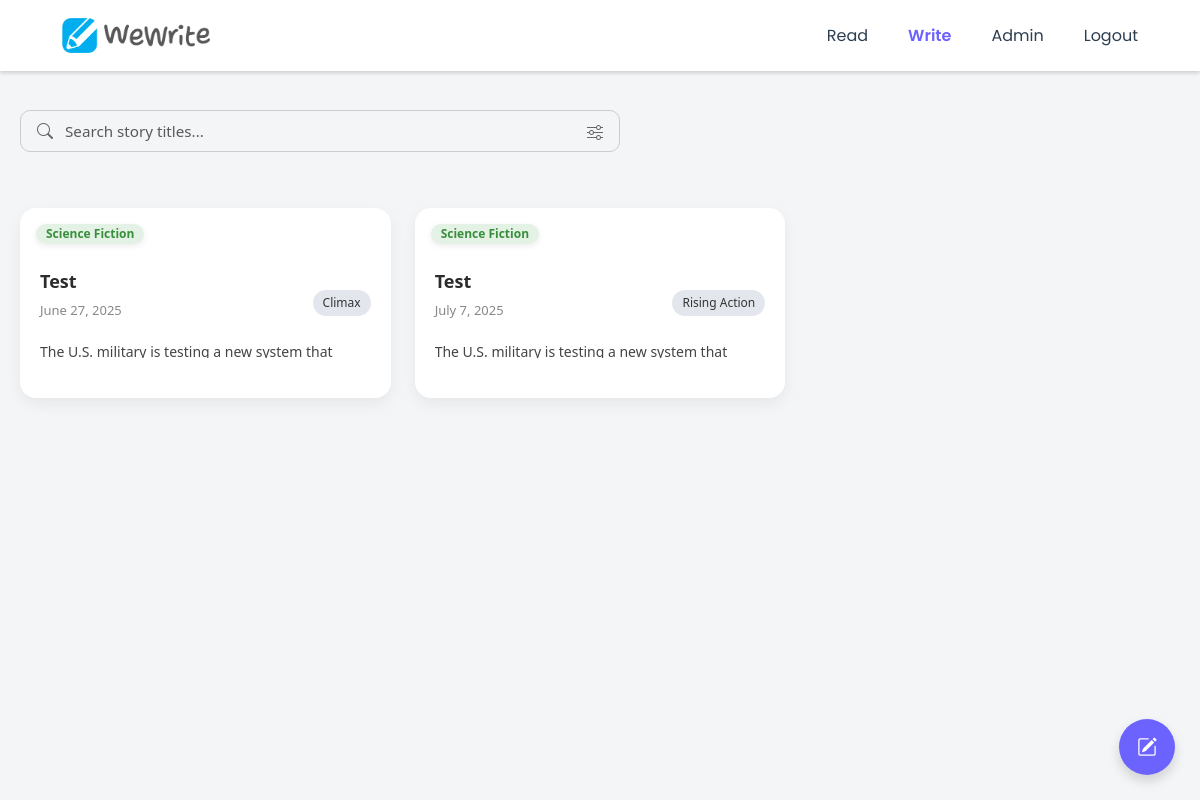
Before: /main/ (signed in) with the older database file.
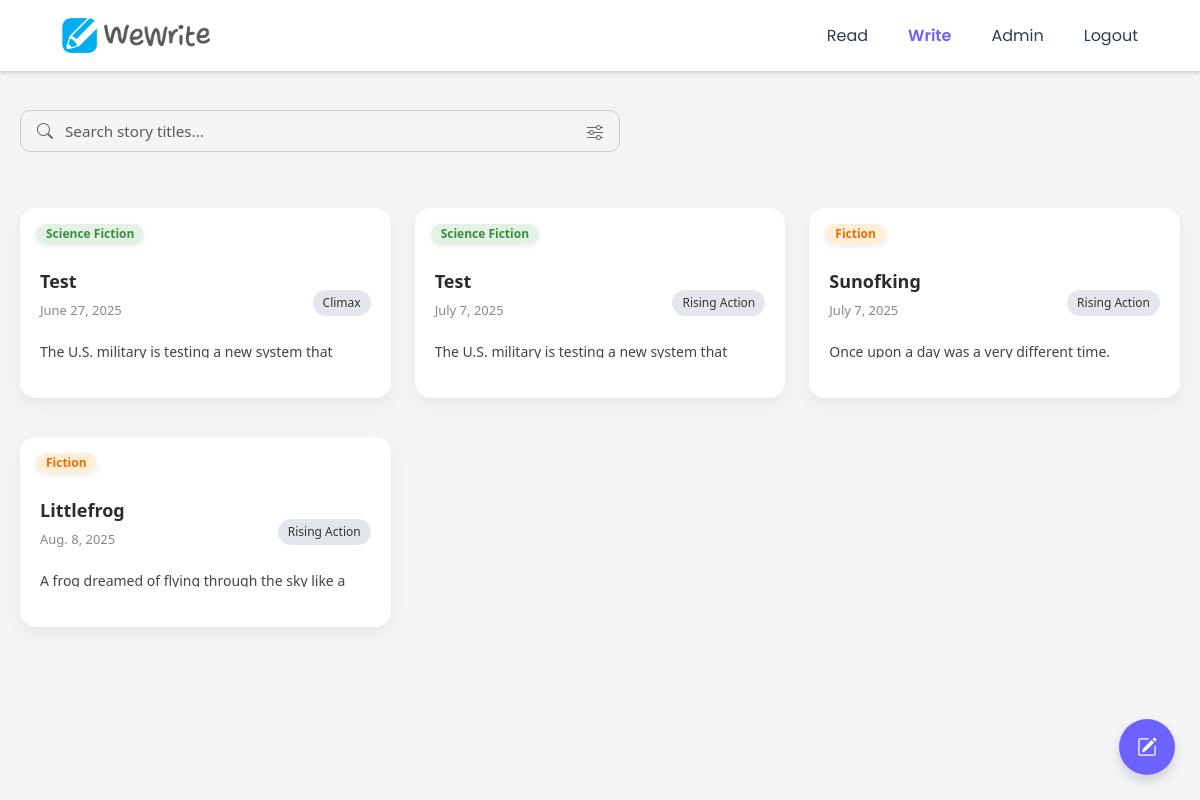
After: the same page with the newer database file.
### story/models.py (models this page shows)
class Story(models.Model):
    GENRE_CHOICES = [
        (1, 'Fiction'),
        (2, 'Science Fiction'),
        (3, 'Historical Fiction'),
        (4, 'Mystery'),
        (5, 'Fantasy'),
        (6, 'Romance'),
    ]
    STATUS_CHOICES = [
        (1, 'pending'),
        (2, 'published'),
    ]
    user = models.ForeignKey(CustomUser, on_delete=models.CASCADE)
    started_date = models.DateField(default='2000-01-01', null=True, blank=True)
    title = models.TextField(max_length=250, null=True, blank=True)
    genre = models.ForeignKey(Genre, on_delete=models.CASCADE)
    main_character = models.TextField(max_length=250, null=True, blank=True)
    time_setting = models.TextField(max_length=250, null=True, blank=True)
    suggested_keyword = models.TextField(max_length=250, null=True, blank=True)
    exposition_summary = models.TextField(max_length=10000, null=True, blank=True)
    status = models.IntegerField(choices=STATUS_CHOICES, default=1)
    def __str__(self):
        return "_".join([self.user.username, str(self.started_date), self.title])

class Genre(models.Model):
    name = models.CharField(max_length=50, unique=True)
    is_active = models.BooleanField(default=True)
    image = models.ImageField(upload_to='genre_images/', null=True, blank=True)  # Add this line
    def __str__(self):
        return self.name

### suhyun_nlp/views.py (the view)
# urls.py: path('main/', views.to_main, name='to-main'),
@login_required
def to_main(request):
    curr_user = request.user
    username = curr_user.username
    isAdmin = curr_user.is_staff
    author_stages = Stage.objects.filter(user=curr_user, status=3)
    if len(author_stages)>=0:
        new_story_available = True
    else:
        new_story_available = False
    all_storys = Story.objects.all().order_by('started_date')
    story_list = []
    story_last_stage_part_list = []
    all_stages = list(Stage.objects.all().order_by('pk'))
    for story in all_storys:
        curr_story_stage_list = []
        for all_stage in all_stages:
            if all_stage.story == story:
                curr_story_stage_list.append(all_stage)
        if not curr_story_stage_list:
            continue  # skip if no stages yet
        if len(curr_story_stage_list) == 5:
            continue  # completed
        if not any(stage.status == 3 for stage in curr_story_stage_list):
            continue  # not started properly
        story_list.append(story)
        story_last_stage_part_list.append(curr_story_stage_list[-1].PART_CHOICES[curr_story_stage_list[-1].part][1])
    story_exposition_list = [story.exposition_summary for story in story_list]
    story_pk_list = [story.pk for story in story_list]
    story_genre_list = [story.genre for story in story_list]
    story_title_list = [story.title for story in story_list]
    all_genres = Genre.objects.all().order_by('pk')
    all_genres_pk_list = [genre.pk for genre in all_genres]
    story_tuple_list = [] # (story , exposition, pk, genre, title)
    for i in range(len(story_list)):
        story_tuple_list.append((story_list[i], story_exposition_list[i], story_pk_list[i], story_genre_list[i], story_title_list[i], story_last_stage_part_list[i]))
    print(story_tuple_list)
    context = {
        'username': username,
        'isLogin': True,
        'isAdmin': isAdmin,
        'story_list': story_list,
        'story_exposition_list': story_exposition_list,
        'story_pk_list': story_pk_list,
        'story_genre_list': story_genre_list,
        'story_title_list': story_title_list,
        'story_tuple_list': story_tuple_list,
        'new_story_available': new_story_available,
        'all_genres': all_genres
    }
    return render(request, 'main.html', context)

### suhyun_nlp/templates/main.html (shortened to what this page needs)
{% extends 'header.html' %}
{% block board %}
<!DOCTYPE html>
<html lang="en">
<head>
</head>
<body>
<div class="top-bar">
  <div class="search-container d-flex align-items-center px-3 py-1 mb-3">
    <i class="bi bi-search me-2" style="font-size: 1rem; color: #666;"></i>
    <input type="text" id="boardSearchInput" class="form-control border-0 shadow-none bg-transparent p-0 ps-1"
           placeholder="Search story titles...">
    <div class="dropdown">
      <button class="btn border-0 bg-transparent p-0 ms-2"
              type="button"
              id="boardGenreDropdown"
              data-bs-toggle="dropdown"
              data-bs-display="static"
              aria-expanded="false">
        <i class="bi bi-sliders" style="font-size: 1rem; color: #666;"></i>
      </button>
    </div>
  </div>
</div>
<div id="story-grid" class="grid">
  {% for story, exposition, pk, genre, title, last_part in story_tuple_list %}
  <div class="grid-item genre-{{ genre.name|lower|cut:' ' }}">
    <a href="{% url 'to-collaborate' pk %}" class="w-100 text-decoration-none">
      <div class="post-card">
        <span class="genre {{ genre.name|slugify }}">{{ genre.name | title }}</span>
        <div class="post-title">{{ title|striptags|cut:" "|title }}</div>
        <div class="post-date">{{ story.started_date }}</div>
        <div class="post-content mt-2">{{ exposition|truncatechars:100 }}</div>
        <div class="post-footer">
          <span class="category">{{ last_part | title }}</span>
        </div>
      </div>
    </a>
  </div>
  {% endfor %}
</div>
{% if new_story_available %}
<a href="{% url 'to-write' %}" class="floating-write-btn" title="Start New Story">
  <i class="bi bi-pencil-square"></i>
</a>
{% endif %}
</body>
</html>
{% endblock %}

### suhyun_nlp/templates/header.html (shortened to what this page needs)
<!DOCTYPE html>
<html lang="en">
<head>
  {% load static %}
  <link href="https://cdn.jsdelivr.net/npm/bootstrap-icons@1.11.3/font/bootstrap-icons.min.css" rel="stylesheet">
  <link href="{% static 'vendor/aos/aos.css' %}" rel="stylesheet">
  <link href="https://cdn.jsdelivr.net/npm/bootstrap@5.3.3/dist/css/bootstrap.min.css" rel="stylesheet">
  <link href="{% static 'vendor/bootstrap-icons/bootstrap-icons.css' %}" rel="stylesheet">
  <link href="{% static 'vendor/boxicons/css/boxicons.min.css' %}" rel="stylesheet">
  <link href="{% static 'vendor/glightbox/css/glightbox.min.css' %}" rel="stylesheet">
  <link href="{% static 'css/styles.css' %}" rel="stylesheet">
</head>
<body class="page-{{ request.resolver_match.url_name }}">
<header id="header" class="fixed-top">
  <nav class="navbar navbar-expand-lg navbar-light bg-white shadow-sm">
    <div class="container">
      <a class="navbar-brand" href="{% url 'to-index' %}">
        <img src="{% static 'img/logo.png' %}" alt="WeWrite Logo" style="height: 35px;">
      </a>
      <div class="collapse navbar-collapse" id="mainNavbar">
        <ul class="navbar-nav ms-auto mb-2 mb-lg-0">
          {% if isLogin %}
          <li class="nav-item">
            <a class="nav-link {% if request.resolver_match.url_name == 'to-read' %}active{% endif %}" href="{% url 'to-read' %}">Read</a>
          </li>
          <li class="nav-item">
            <a class="nav-link {% if request.resolver_match.url_name == 'to-main' %}active{% endif %}" href="{% url 'to-main' %}">Write</a>
          </li>
          {% endif %}
          {% if isAdmin %}
          <li class="nav-item">
            <a class="nav-link {% if request.resolver_match.url_name == 'to-genremanagement' %}active{% endif %}" href="{% url 'to-genremanagement' %}">Admin</a>
          </li>
          {% endif %}
          {% if isLogin %}
          <li class="nav-item">
            <a class="nav-link" href="{% url 'to-logout' %}">Logout</a>
          </li>
          {% else %}
          <li class="nav-item">
            <a class="nav-link {% if request.resolver_match.url_name == 'to-login' %}active{% endif %}" href="{% url 'to-login' %}">Login</a>
          </li>
          {% endif %}
        </ul>
      </div>
    </div>
  </nav>
</header>
{% block board %}{% endblock %}
</body>
</html>

### static/css/styles.css (style rules this page uses)
#header { background: rgba(255, 255, 255, 0.9); box-shadow: 0 2px 4px rgba(0, 0, 0, 0.1); transition: all 0.3s; z-index: 999; }
#header .navbar { margin: 0; }
#header .navbar ul { list-style: none; margin: 0; padding: 0; display: flex; align-items: center; }
#header .navbar li { position: relative; }
#header .navbar a { font-family: 'Poppins', sans-serif; font-size: 16px; color: #2c3e50; padding: 10px 20px; text-decoration: none; transition: color 0.3s ease-in-out; }
#header .navbar a:hover, #header .navbar .active { color: #3498db; }
.post-card { background: white; border-radius: 10px; box-shadow: 0 4px 6px rgba(0, 0, 0, 0.1); padding: 20px; margin-bottom: 15px; position: relative; }
.post-title { font-weight: bold; font-size: 18px; margin-right: 10px; }
.post-date { font-size: 14px; color: #888; }
.post-content { font-size: 14px; color: #555; margin-bottom: 10px; }
.category { font-size: 14px; font-weight: bold; padding: 5px 10px; border-radius: 5px; display: inline-block; position: absolute; top: 50%; right: 20px; transform: translateY(-50%); }
.genre, .author { position: absolute; top: -10px; right: 20px; background-color: white; color: black; font-size: 12px; font-weight: bold; padding: 5px 10px; box-shadow: 0 10px 15px rgba(0, 0, 0, 0.2), 0 4px 6px rgba(0, 0, 0, 0.1); border-radius: 5px; }
.science-fiction { background-color: white; color: #4caf50; }
.fiction { background-color: white; color: #ff9800; }

### suhyun_nlp/templates/header.html (style rules this page uses)
html, body { overflow-x: hidden !important; }
.navbar-nav .nav-link.active { color: #6c63ff !important; font-weight: 600; }
.navbar-nav .nav-link { padding: 8px 12px; transition: all 0.2s ease-in-out; }

### suhyun_nlp/templates/main.html (style rules this page uses)
body { font-family: 'Segoe UI', sans-serif; margin: 0; padding: 20px; background-color: #f4f5f7; height: 100vh; }
.top-bar { isolation: isolate; position: relative; z-index: 3000; display: flex; justify-content: space-between; align-items: center; margin: 90px 0 40px; flex-wrap: wrap; }
.top-bar .dropdown { position: relative; z-index: 3001; }
#story-grid.grid { position: relative; display: block; z-index: 0; overflow: visible; min-height: 40px; }
.grid-sizer, .grid-item { width: 100%; }
@media (min-width: 768px) { .grid-sizer, .grid-item { width: calc((100% - 48px) / 3); } }
.grid-item { margin-bottom: 24px; z-index: 0; }
.post-card { position: relative; background: white; border-radius: 16px; box-shadow: 0 6px 16px rgba(0, 0, 0, 0.06); padding: 20px; display: flex; flex-direction: column; transition: transform 0.2s ease, box-shadow 0.2s ease; height: 190px; overflow: visible; }
.genre { position: absolute; top: 16px; left: 16px; font-size: 12px; font-weight: 600; padding: 4px 10px; border-radius: 999px; background-color: #e0e0e0; color: #333; display: inline-block; white-space: nowrap; line-height: 1; box-shadow: 0 2px 6px rgba(0, 0, 0, 0.08); z-index: 2; width: fit-content; max-width: 100%; }
.genre.fiction { color: #ef6c00; background-color: rgba(255, 224, 178, 0.5); }
.genre.science-fiction { color: #388e3c; background-color: rgba(200, 230, 201, 0.5); }
.post-title { font-size: 18px; font-weight: 600; color: #2c2c2c; margin-bottom: 6px; margin-top: 40px; word-wrap: break-word; }
.post-date { font-size: 13px; color: #888; margin-bottom: 12px; }
.post-content { font-size: 14px; color: #444; line-height: 1.5; word-wrap: break-word; overflow: hidden; text-overflow: ellipsis; flex-grow: 1; }
.post-footer { display: flex; justify-content: flex-end; margin-top: auto; padding-top: 10px; }
.category { font-size: 12px; font-weight: 500; padding: 4px 10px; border-radius: 16px; background-color: #e3e7ed; color: #333; }
.floating-write-btn { position: fixed; bottom: 25px; right: 25px; width: 56px; height: 56px; background: #6c63ff; color: white; border-radius: 50%; font-size: 20px; box-shadow: 0 6px 12px rgba(0,0,0,0.15); display: flex; align-items: center; justify-content: center; transition: background 0.3s ease; z-index: 2500; text-decoration: none; }
.search-container { border: 1.5px solid #ccc; border-radius: 10px; height: 42px; max-width: 600px; flex-grow: 1; }
.search-container input { font-size: 0.95rem; line-height: 1.2rem; height: 100%; }

Changed rows visible on the page:
now on this page (row unchanged): Story: name "Fiction", title "Sunofking", started_date "July 7, 2025", exposition_summary "Once upon a day was a very different time.", last_part "Rising Action"
added Story: name "Fiction", title "Littlefrog", started_date "Aug. 8, 2025", exposition_summary "A frog dreamed of flying through the sky like a…", last_part "Rising Action"
